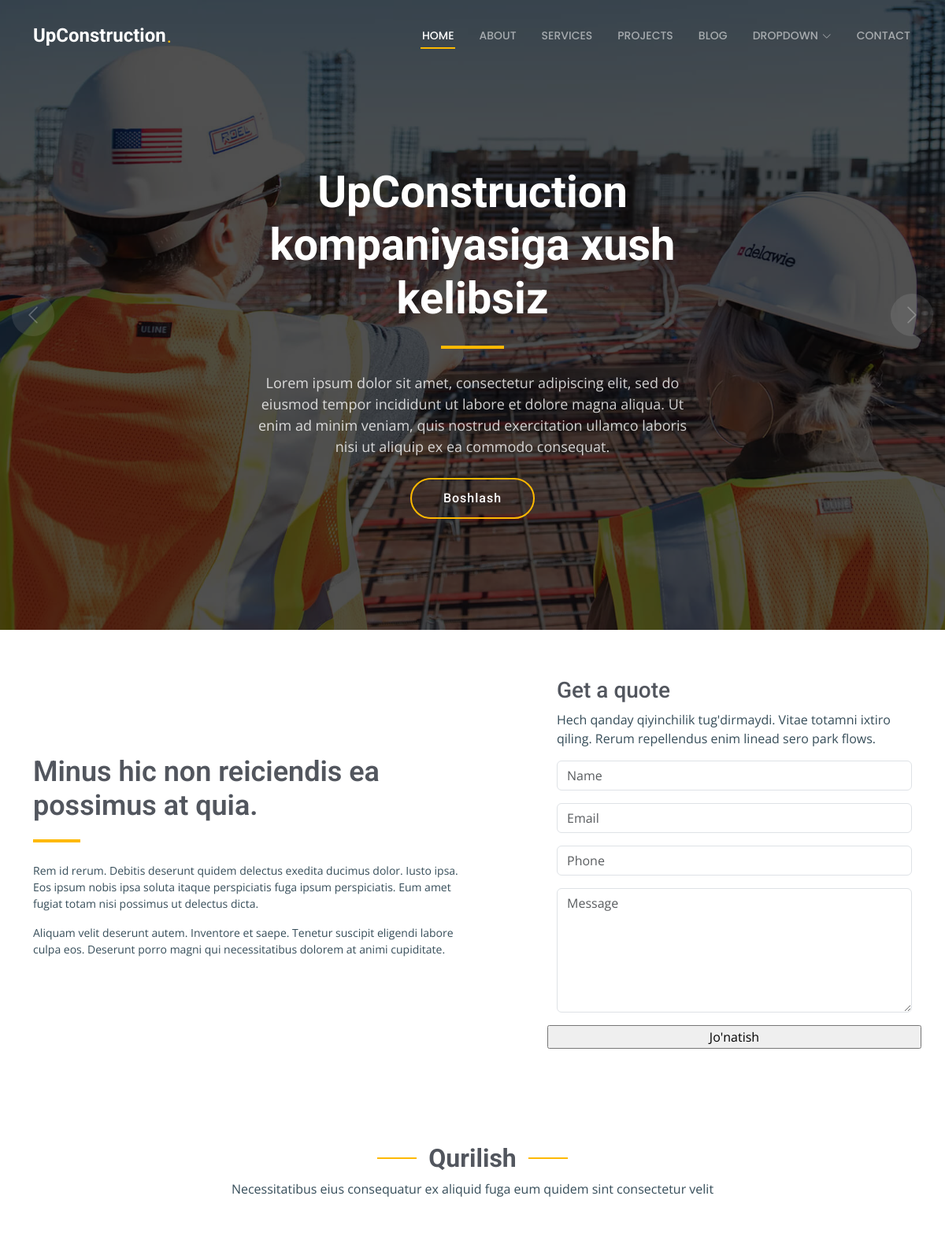
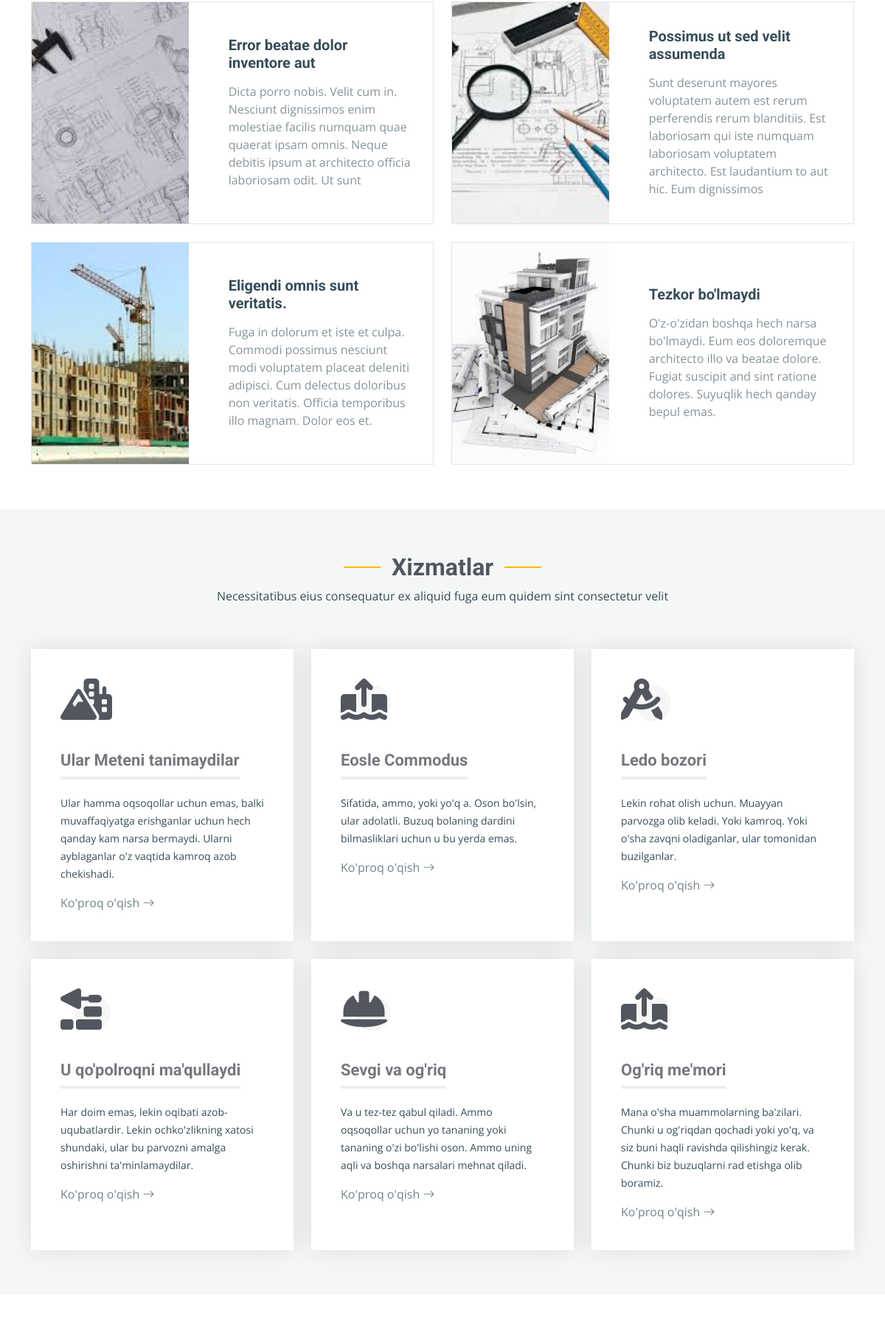
The app's page /index/ (upper part) with its own data (2 pictures, top to bottom).
### main/models.py (models this page shows, shortened)
class Welcome(models.Model):
    nomi = models.CharField(max_length=90)
    text = models.TextField()
    tugma = models.CharField(max_length=90)

class Minus(models.Model):
    nomi = models.CharField(max_length=90)
    text = models.TextField()
    text1 = models.TextField()
    name = models.CharField(max_length=90)
    text2 = models.TextField()

class Cons(models.Model):
    nomi = models.CharField(max_length=90)
    text = models.TextField()
    rasm = models.ImageField(upload_to='media/')
    nomi1 = models.CharField(max_length=90)
    text1 = models.TextField()

class Service(models.Model):
    icon = models.CharField(max_length=90)
    nomi = models.CharField(max_length=90)
    text = models.TextField()
    tugma = models.CharField(max_length=90)

### main/views.py (the view)
# urls.py: path('index/',Index),
def Index(request):
    context = {
        'welcome':Welcome.objects.first(),
        'minus':Minus.objects.first(),
        'cons':Cons.objects.all(),
        'service':Service.objects.all(),
        'enim':Enim.objects.all(),
        'mod':Mod.objects.first(),
        'ho':Ho.objects.first(),
        'tu':Tu.objects.first(),
        'biz':Biz.objects.first(),
        'test':Test.objects.all(),
        'blog1':Blog1.objects.all(),
        }
    return render(request, 'index.html',context)

### templates/index.html (shortened to what this page needs)
{% extends "base.html"%}
{% load static %}
{% block content %}
  <main class="main">
    <section id="hero" class="hero section dark-background">
      <div class="info d-flex align-items-center">
        <div class="container">
          <div class="row justify-content-center" data-aos="fade-up" data-aos-delay="100">
            <div class="col-lg-6 text-center">
              <h2>{{welcome.nomi}}</h2>
              <p>{{welcome.text}}</p>
              <a href="#get-started" class="btn-get-started">{{welcome.tugma}}</a>
            </div>
          </div>
        </div>
      </div>
      <div id="hero-carousel" class="carousel slide" data-bs-ride="carousel" data-bs-interval="5000">
        <div class="carousel-item active">
          <img src="{% static 'assets/img/hero-carousel/hero-carousel-2.jpg'%}" alt="">
        </div>
        <a class="carousel-control-prev" href="#hero-carousel" role="button" data-bs-slide="prev">
          <span class="carousel-control-prev-icon bi bi-chevron-left" aria-hidden="true"></span>
        </a>
        <a class="carousel-control-next" href="#hero-carousel" role="button" data-bs-slide="next">
          <span class="carousel-control-next-icon bi bi-chevron-right" aria-hidden="true"></span>
        </a>
      </div>
    </section>
    <section id="get-started" class="get-started section">
      <div class="container">
        <div class="row justify-content-between gy-4">
          <div class="col-lg-6 d-flex align-items-center" data-aos="zoom-out" data-aos-delay="100">
            <div class="content">
              <h3>{{minus.nomi}}</h3>
              <p>{{minus.text}}
              </p>
              <p>{{minus.text1}}</p>
            </div>
          </div>
          <div class="col-lg-5" data-aos="zoom-out" data-aos-delay="200">
            <form action="/send/" method="post">
              <h3>{{minus.name}}</h3>
              <p>{{minus.text2}}</p>
              <div class="row gy-3">
                <div class="col-12">
                  <input type="text" name="name" class="form-control" placeholder="Name" required="">
                </div>
                <div class="col-12 ">
                  <input type="email" class="form-control" name="email" placeholder="Email" required="">
                </div>
                <div class="col-12">
                  <input type="text" class="form-control" name="phone" placeholder="Phone" required="">
                </div>
                <div class="col-12">
                  <textarea class="form-control" name="text" rows="6" placeholder="Message" required=""></textarea>
                </div>
                <input type="submit" value="Jo'natish">
              </div>
            </form>
          </div>
        </div>
      </div>
    </section>
    <section id="constructions" class="constructions section">
      <div class="container section-title" data-aos="fade-up">
        <h2>Qurilish</h2>
        <p>Necessitatibus eius consequatur ex aliquid fuga eum quidem sint consectetur velit</p>
      </div>
      <div class="container">
        <div class="row gy-4">
          {% for i in cons%}
          <div class="col-lg-6" data-aos="fade-up" data-aos-delay="100">
            <div class="card-item">
              <div class="row">
                <div class="col-xl-5">
                  <div class="card-bg"><img src="{{i.rasm.url}}" alt=""></div>
                </div>
                <div class="col-xl-7 d-flex align-items-center">
                  <div class="card-body">
                    <h4 class="card-title">{{i.nomi1}}</h4>
                    <p>{{i.text1}}</p>
                  </div>
                </div>
              </div>
            </div>
          </div>
          {% endfor %}
        </div>
      </div>
    </section>
    <section id="services" class="services section light-background">
      <div class="container section-title" data-aos="fade-up">
        <h2>Xizmatlar</h2>
        <p>Necessitatibus eius consequatur ex aliquid fuga eum quidem sint consectetur velit</p>
      </div>
      <div class="container">
        <div class="row gy-4">
          {% for i in service %}
          <div class="col-lg-4 col-md-6" data-aos="fade-up" data-aos-delay="100">
            <div class="service-item  position-relative">
              <div class="icon">
                <i class="{{i.icon}}"></i>
              </div>
              <h3>{{i.nomi}}</h3>
              <p>{{i.text}}</p>
              <a href="#" class="readmore stretched-link">{{i.tugma}} <i class="bi bi-arrow-right"></i></a>
            </div>
          </div>
          {% endfor %}
        </div>
      </div>
    </section>
    <section id="alt-services" class="alt-services section">
      <div class="container">
        <div class="row justify-content-around gy-4">
        </div>
      </div>
    </section>
  </main>
{% endblock content%}

### records on screen
Welcome: nomi "UpConstruction kompaniyasiga xush kelibsiz", text "Lorem ipsum dolor sit amet, consectetur adipiscing elit, sed do eiusmod tempor incididunt ut labore et dolore magna aliqua. Ut enim ad minim veniam, quis nostrud exercitation ullamco laboris nisi ut aliquip ex ea commodo consequat.", tugma "Boshlash"
Minus: nomi "Minus hic non reiciendis ea possimus at quia.", text "Rem id rerum. Debitis deserunt quidem delectus exedita ducimus dolor. Iusto ipsa. Eos ipsum nobis ipsa soluta itaque perspiciatis fuga ipsum perspiciatis. Eum amet fugiat totam nisi possimus ut delectus dicta.", text1 "Aliquam velit deserunt autem. Inventore et saepe. Tenetur suscipit eligendi labore culpa eos. Deserunt porro magni qui necessitatibus dolorem at animi cupiditate.", name "Get a quote", text2 "Hech qanday qiyinchilik tug'dirmaydi. Vitae totamni ixtiro qiling. Rerum repellendus enim linead sero park flows."
Cons: rasm (picture), nomi1 "Error beatae dolor inventore aut", text1 "Dicta porro nobis. Velit cum in. Nesciunt dignissimos enim molestiae facilis numquam quae quaerat ipsam omnis. Neque debitis ipsum at architecto officia laboriosam odit. Ut sunt"
Cons: rasm (picture), nomi1 "Possimus ut sed velit assumenda", text1 "Sunt deserunt mayores voluptatem autem est rerum perferendis rerum blanditiis. Est laboriosam qui iste numquam laboriosam voluptatem architecto. Est laudantium to aut hic. Eum dignissimos"
Cons: rasm (picture), nomi1 "Eligendi omnis sunt veritatis.", text1 "Fuga in dolorum et iste et culpa. Commodi possimus nesciunt modi voluptatem placeat deleniti adipisci. Cum delectus doloribus non veritatis. Officia temporibus illo magnam. Dolor eos et."
Cons: rasm (picture), nomi1 "Tezkor bo'lmaydi", text1 "O'z-o'zidan boshqa hech narsa bo'lmaydi. Eum eos doloremque architecto illo va beatae dolore. Fugiat suscipit and sint ratione dolores. Suyuqlik hech qanday bepul emas."
Service: nomi "Ular Meteni tanimaydilar", text "Ular hamma oqsoqollar uchun emas, balki muvaffaqiyatga erishganlar uchun hech qanday kam narsa bermaydi. Ularni ayblaganlar o'z vaqtida kamroq azob chekishadi.", tugma "Ko'proq o'qish"
Service: nomi "Eosle Commodus", text "Sifatida, ammo, yoki yo'q a. Oson bo'lsin, ular adolatli. Buzuq bolaning dardini bilmasliklari uchun u bu yerda emas.", tugma "Ko'proq o'qish"
Service: nomi "Ledo bozori", text "Lekin rohat olish uchun. Muayyan parvozga olib keladi. Yoki kamroq. Yoki o'sha zavqni oladiganlar, ular tomonidan buzilganlar.", tugma "Ko'proq o'qish"
Service: nomi "U qo'polroqni ma'qullaydi", text "Har doim emas, lekin oqibati azob-uqubatlardir. Lekin ochko'zlikning xatosi shundaki, ular bu parvozni amalga oshirishni ta'minlamaydilar.", tugma "Ko'proq o'qish"
Service: nomi "Sevgi va og'riq", text "Va u tez-tez qabul qiladi. Ammo oqsoqollar uchun yo tananing yoki tananing o'zi bo'lishi oson. Ammo uning aqli va boshqa narsalari mehnat qiladi.", tugma "Ko'proq o'qish"
Service: nomi "Og'riq me'mori", text "Mana o'sha muammolarning ba'zilari. Chunki u og'riqdan qochadi yoki yo'q, va siz buni haqli ravishda qilishingiz kerak. Chunki biz buzuqlarni rad etishga olib boramiz.", tugma "Ko'proq o'qish"
